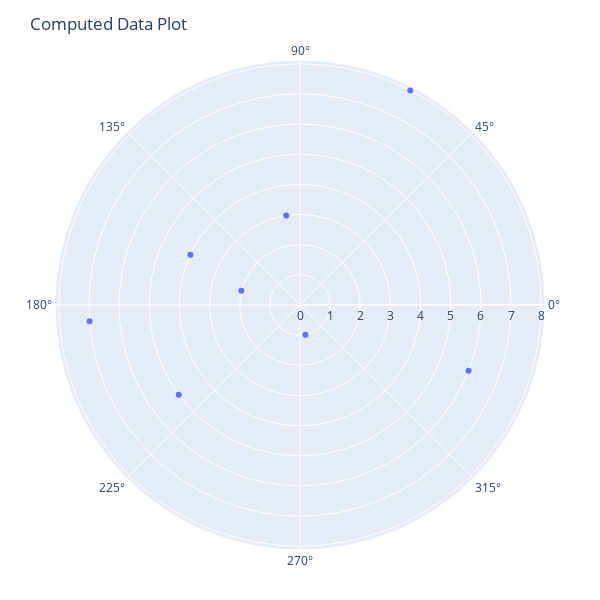

The notebook cell saved with this chart:
### Code cell
plot(scatterpolar(graphData, r=:RADIUS, theta=:COORD, color=:PLANET, mode="markers"), Layout(title="Computed Data Plot", width=600, height=600))

### Figure 1 — Plotly figure (JSON) as saved in the notebook; plotly's stock layout.template omitted (floating-point values rounded to 4 significant figures)
{"data": [{"color": ["Mercury", "Venus", "Earth", "Mars", "Jupiter", "Saturn", "Uranus", "Neptune"], "mode": "markers", "r": [1, 2, 3, 4, 5, 6, 7, 8], "theta": [-79.43, 166.4, 98.73, 155.4, -143.5, -21.29, -175.6, 62.8], "type": "scatterpolar"}], "layout": {"height": 600, "margin": {"b": 50, "l": 50, "r": 50, "t": 60}, "title": "Computed Data Plot", "width": 600}}
